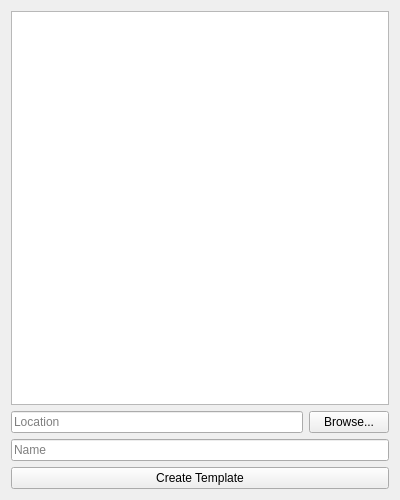
<?xml version="1.0" encoding="UTF-8"?>
<ui version="4.0">
 <class>DocumentCreationWidget</class>
 <widget class="QWidget" name="DocumentCreationWidget">
  <property name="geometry">
   <rect>
    <x>0</x>
    <y>0</y>
    <width>400</width>
    <height>500</height>
   </rect>
  </property>
  <property name="windowTitle">
   <string>Document Creation From Template</string>
  </property>
  <layout class="QVBoxLayout" name="verticalLayout">
   <item>
    <widget class="QListView" name="templateList"/>
   </item>
   <item>
    <layout class="QHBoxLayout" name="horizontalLayout">
     <item>
      <widget class="QLineEdit" name="destinationFolder">
       <property name="toolTip">
        <string>Choose an existing directory to save the new project in.&lt;br /&gt;Click &lt;i&gt;Browse&lt;/i&gt; if you would like to specify a different location.</string>
       </property>
       <property name="readOnly">
        <bool>true</bool>
       </property>
       <property name="placeholderText">
        <string>Location</string>
       </property>
      </widget>
     </item>
     <item>
      <widget class="QPushButton" name="browseButton">
       <property name="text">
        <string>Browse...</string>
       </property>
      </widget>
     </item>
    </layout>
   </item>
   <item>
    <widget class="QLineEdit" name="nameLineEdit">
     <property name="toolTip">
      <string>Enter the name of your project.&lt;br /&gt;A new folder called &lt;i&gt;Name&lt;/i&gt; will be created in &lt;i&gt;Location&lt;/i&gt; with the following name.&lt;br /&gt;&lt;i&gt;Name&lt;/i&gt; must be a valid folder name that doesn't already exist inside &lt;i&gt;Location&lt;/i&gt;.</string>
     </property>
     <property name="placeholderText">
      <string>Name</string>
     </property>
    </widget>
   </item>
   <item>
    <widget class="QPushButton" name="createButton">
     <property name="text">
      <string>Create Template</string>
     </property>
    </widget>
   </item>
  </layout>
 </widget>
 <resources/>
 <connections/>
</ui>
